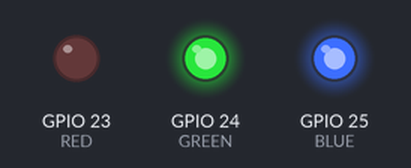
The program below on a simulated Raspberry Pi (BCM pin numbers). Parts: output pins drawn as LEDs (lit = HIGH). At 4.0 s the program stops and its outputs stay as they are.

Above: at 0.1 s.
At 1.1 s:
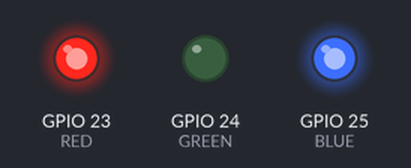
At 2.1 s:
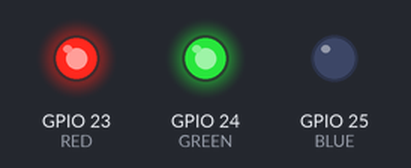
At 3.1 s:
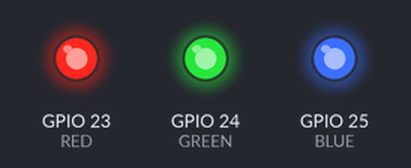
Timing chart, 0 to 4.6 s (numbered marks = the images above):
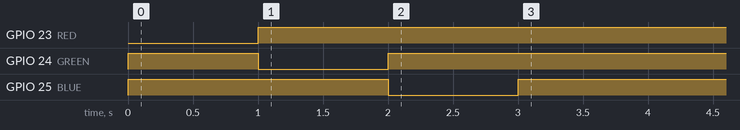

Measured:
- by itself, GPIO 23 (RED): LOW → HIGH at 1.0 s
- by itself, GPIO 24 (GREEN): LOW → HIGH at 0.00 s, → LOW 1.0 s later, → HIGH 1.0 s later
- by itself, GPIO 25 (BLUE): LOW → HIGH at 0.00 s, → LOW 2.0 s later, → HIGH 1.0 s later

The program:

led.py
```python
#!/usr/bin/env python

#  Copyright (C) Roberto Calvo 2013
#
#  This program is free software: you can redistribute it and/or modify
#  it under the terms of the GNU General Public License as published by
#  the Free Software Foundation, either version 3 of the License, or
#  (at your option) any later version.
#
#  This program is distributed in the hope that it will be useful,
#  but WITHOUT ANY WARRANTY; without even the implied warranty of
#  MERCHANTABILITY or FITNESS FOR A PARTICULAR PURPOSE.  See the
#  GNU General Public License for more details.
#
#  You should have received a copy of the GNU General Public License
#  along with this program.  If not, see http://www.gnu.org/licenses/.
#
#  Authors : Roberto Calvo <rocapal at gmail dot com>

import RPi.GPIO as GPIO, time, os

RED = 23
GREEN = 24
BLUE = 25


GPIO.setwarnings(False)


def led (stateR, stateG, stateB):
	GPIO.output(RED,stateR)
	GPIO.output(GREEN,stateG)
	GPIO.output(BLUE,stateB)

GPIO.setmode(GPIO.BCM)
GPIO.setup(RED, GPIO.OUT)
GPIO.setup(GREEN, GPIO.OUT)
GPIO.setup(BLUE, GPIO.OUT)

led (False, True, True)
time.sleep(1)
led (True, False, True)
time.sleep(1)
led (True, True,False)
time.sleep(1)
led (True, True, True)
time.sleep(1)
```
